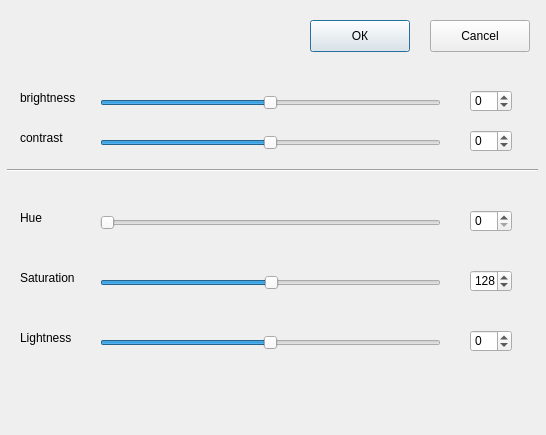
<?xml version="1.0" encoding="UTF-8"?>
<ui version="4.0">
 <class>Interface</class>
 <widget class="QDialog" name="Interface">
  <property name="geometry">
   <rect>
    <x>0</x>
    <y>0</y>
    <width>546</width>
    <height>435</height>
   </rect>
  </property>
  <property name="windowTitle">
   <string>Dialog</string>
  </property>
  <widget class="QLabel" name="brightInter">
   <property name="geometry">
    <rect>
     <x>20</x>
     <y>90</y>
     <width>71</width>
     <height>16</height>
    </rect>
   </property>
   <property name="text">
    <string>brightness</string>
   </property>
  </widget>
  <widget class="QSlider" name="brightSlider">
   <property name="geometry">
    <rect>
     <x>100</x>
     <y>90</y>
     <width>341</width>
     <height>25</height>
    </rect>
   </property>
   <property name="minimum">
    <number>-255</number>
   </property>
   <property name="maximum">
    <number>255</number>
   </property>
   <property name="orientation">
    <enum>Qt::Horizontal</enum>
   </property>
  </widget>
  <widget class="QLabel" name="contrInter">
   <property name="geometry">
    <rect>
     <x>20</x>
     <y>130</y>
     <width>71</width>
     <height>16</height>
    </rect>
   </property>
   <property name="text">
    <string>contrast</string>
   </property>
  </widget>
  <widget class="QSlider" name="contrSlider">
   <property name="geometry">
    <rect>
     <x>100</x>
     <y>130</y>
     <width>341</width>
     <height>25</height>
    </rect>
   </property>
   <property name="minimum">
    <number>-255</number>
   </property>
   <property name="maximum">
    <number>255</number>
   </property>
   <property name="orientation">
    <enum>Qt::Horizontal</enum>
   </property>
  </widget>
  <widget class="Line" name="line">
   <property name="geometry">
    <rect>
     <x>7</x>
     <y>160</y>
     <width>531</width>
     <height>20</height>
    </rect>
   </property>
   <property name="orientation">
    <enum>Qt::Horizontal</enum>
   </property>
  </widget>
  <widget class="QSpinBox" name="brightVal">
   <property name="geometry">
    <rect>
     <x>470</x>
     <y>90</y>
     <width>42</width>
     <height>22</height>
    </rect>
   </property>
   <property name="minimum">
    <number>-255</number>
   </property>
   <property name="maximum">
    <number>255</number>
   </property>
  </widget>
  <widget class="QSpinBox" name="contrVal">
   <property name="geometry">
    <rect>
     <x>470</x>
     <y>130</y>
     <width>42</width>
     <height>22</height>
    </rect>
   </property>
   <property name="minimum">
    <number>-255</number>
   </property>
   <property name="maximum">
    <number>255</number>
   </property>
  </widget>
  <widget class="QLabel" name="label">
   <property name="geometry">
    <rect>
     <x>20</x>
     <y>210</y>
     <width>58</width>
     <height>16</height>
    </rect>
   </property>
   <property name="text">
    <string>Hue</string>
   </property>
  </widget>
  <widget class="QSlider" name="hueSlider">
   <property name="geometry">
    <rect>
     <x>100</x>
     <y>210</y>
     <width>341</width>
     <height>25</height>
    </rect>
   </property>
   <property name="minimum">
    <number>0</number>
   </property>
   <property name="maximum">
    <number>255</number>
   </property>
   <property name="orientation">
    <enum>Qt::Horizontal</enum>
   </property>
  </widget>
  <widget class="QSpinBox" name="hueVal">
   <property name="geometry">
    <rect>
     <x>470</x>
     <y>210</y>
     <width>42</width>
     <height>22</height>
    </rect>
   </property>
   <property name="minimum">
    <number>0</number>
   </property>
   <property name="maximum">
    <number>255</number>
   </property>
  </widget>
  <widget class="QLabel" name="saturInter">
   <property name="geometry">
    <rect>
     <x>20</x>
     <y>270</y>
     <width>71</width>
     <height>16</height>
    </rect>
   </property>
   <property name="text">
    <string>Saturation</string>
   </property>
  </widget>
  <widget class="QSlider" name="saturSlider">
   <property name="geometry">
    <rect>
     <x>100</x>
     <y>270</y>
     <width>341</width>
     <height>25</height>
    </rect>
   </property>
   <property name="maximum">
    <number>255</number>
   </property>
   <property name="value">
    <number>128</number>
   </property>
   <property name="orientation">
    <enum>Qt::Horizontal</enum>
   </property>
  </widget>
  <widget class="QSpinBox" name="saturVal">
   <property name="geometry">
    <rect>
     <x>470</x>
     <y>270</y>
     <width>42</width>
     <height>22</height>
    </rect>
   </property>
   <property name="minimum">
    <number>-255</number>
   </property>
   <property name="maximum">
    <number>255</number>
   </property>
   <property name="value">
    <number>128</number>
   </property>
  </widget>
  <widget class="QLabel" name="lightInter">
   <property name="geometry">
    <rect>
     <x>20</x>
     <y>330</y>
     <width>61</width>
     <height>16</height>
    </rect>
   </property>
   <property name="text">
    <string>Lightness</string>
   </property>
  </widget>
  <widget class="QSlider" name="lightSlider">
   <property name="geometry">
    <rect>
     <x>100</x>
     <y>330</y>
     <width>341</width>
     <height>25</height>
    </rect>
   </property>
   <property name="minimum">
    <number>-255</number>
   </property>
   <property name="maximum">
    <number>255</number>
   </property>
   <property name="orientation">
    <enum>Qt::Horizontal</enum>
   </property>
  </widget>
  <widget class="QSpinBox" name="lightVal">
   <property name="geometry">
    <rect>
     <x>470</x>
     <y>330</y>
     <width>42</width>
     <height>22</height>
    </rect>
   </property>
   <property name="minimum">
    <number>-255</number>
   </property>
   <property name="maximum">
    <number>255</number>
   </property>
  </widget>
  <widget class="QPushButton" name="ok">
   <property name="geometry">
    <rect>
     <x>310</x>
     <y>20</y>
     <width>100</width>
     <height>32</height>
    </rect>
   </property>
   <property name="text">
    <string>ОК</string>
   </property>
  </widget>
  <widget class="QPushButton" name="cancel">
   <property name="geometry">
    <rect>
     <x>430</x>
     <y>20</y>
     <width>100</width>
     <height>32</height>
    </rect>
   </property>
   <property name="text">
    <string>Cancel</string>
   </property>
  </widget>
 </widget>
 <resources/>
 <connections/>
</ui>
